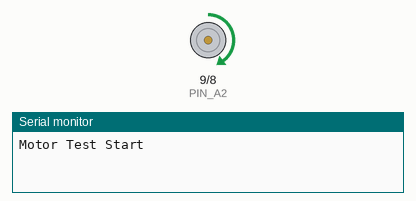
Bench run of a sketch on a simulated Arduino Uno, built with avr-gcc and run on an emulated ATmega328P. On the bench: motor-driver pin pairs drawn as motors (green arrow = first pin HIGH = forward, orange = second pin HIGH = backward, longer = more drive, scaled by the enable pin), the last lines printed to the serial monitor.

Above: at 0.1 s.
At 30.1 s:
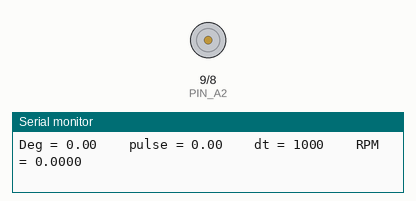
Timing chart, 0 to 31.6 s (numbered marks = the images above):
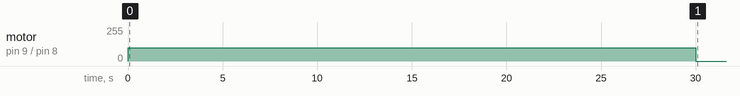

Measured:
- by itself, motor on pin 9 (PIN_A2) / pin 8 (PIN_B2): stopped → forward 100/255 at 0.00 s, → stopped 30.0 s later

The sketch:

rpm_count.ino
```cpp
// code start
#define PIN_A2 9
#define PIN_B2 8
#define PWM 10
#define encoderA 2
#define encoderB 3

int encoderPos = 0;
double pulse;
double rpm;
double motorDeg;
double ratio = 360.0/29/12;

unsigned long ret_time = 0;
unsigned long time_prev = 0;
unsigned long dt;

char val;

void setup() {
  pinMode(PIN_A2, OUTPUT);
  pinMode(PIN_B2, OUTPUT);

  pinMode(encoderA, INPUT_PULLUP);
  attachInterrupt(2, doEncoderA, CHANGE);

  pinMode(encoderB, INPUT_PULLUP);
  attachInterrupt(3, doEncoderB, CHANGE);

  Serial.begin(115200);
  Serial.println("Motor Test Start");
}

void loop() {

  ret_time = (unsigned long)millis();
  if(ret_time >= 30000){
    stop();
  }
  else{

  forward();

  dt = (unsigned long)millis() - time_prev;
  if (dt >= 1000){
    time_prev = (unsigned long)millis();
    pulse = encoderPos;
    rpm = (pulse/(29.0*12))*60;
    encoderPos = 0;

    motorDeg = pulse * ratio;
    Serial.print("Deg = ");
    Serial.print(motorDeg);
    Serial.print("    pulse = ");
    Serial.print(pulse);
    Serial.print("    dt = ");
    Serial.print(dt);
    Serial.print("    RPM = ");
    Serial.println(rpm,4);
  }
  }
}

void forward(){
  digitalWrite(PIN_A2, HIGH);
  digitalWrite(PIN_B2, LOW);
  analogWrite(PWM, 100);
}

void backward(){
  digitalWrite(PIN_A2, LOW);
  digitalWrite(PIN_B2, HIGH);
  analogWrite(PWM, 100);
}

void stop(){
  digitalWrite(PIN_A2, LOW);
  digitalWrite(PIN_B2, LOW);
  analogWrite(PWM, 0);
}

void doEncoderA(){ // 빨녹일 때
//  if(digitalRead(encoderPinA)==digitalRead(encoderPinB)) // 같으면
//    encoderPos++; // 정회전
//  else // 다르면
//    encoderPos--; // 역회전
  encoderPos += (digitalRead(encoderA)==digitalRead(encoderB))?1:-1;
}

void doEncoderB(){ // 보파일 때
//  if(digitalRead(encoderPinA)==digitalRead(encoderPinB)) // 같으면
//    encoderPos--; // 역회전
//  else // 다르면
//    encoderPos++; // 정회전
  encoderPos += (digitalRead(encoderA)==digitalRead(encoderB))?-1:1;
}
// code end
```
